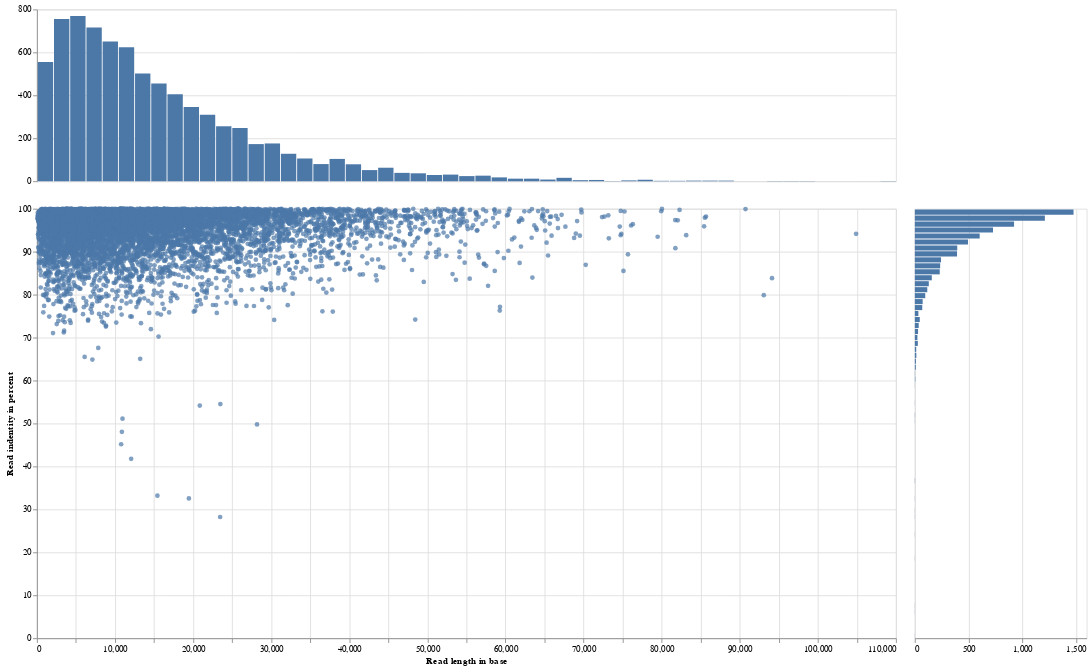

Notebook code for this chart:
### Markdown cell above
### Read quality

[FiltLong graph](https://github.com/rrwick/Filtlong#example-commands-detailed)

### Code cell
from cocktail import filter

df = filter.dataframe()

filter.figure("bacteria", 15, 9)

### Figure 1 — Vega-Lite specification as saved in the notebook (floating-point values rounded to 4 significant figures; data arrays with more than 128 entries replaced by an {"elided": "..."} marker saying what was removed)
{"config": {"view": {"continuousWidth": 400, "continuousHeight": 300}}, "vconcat": [{"mark": "bar", "encoding": {"x": {"type": "quantitative", "axis": null, "bin": {"maxbins": 100}, "field": "length"}, "y": {"type": "quantitative", "aggregate": "count", "axis": {"title": null}}}, "height": 200, "width": 1000}, {"hconcat": [{"mark": "circle", "encoding": {"x": {"type": "quantitative", "axis": {"title": "Read length in base"}, "field": "length"}, "y": {"type": "quantitative", "axis": {"title": "Read indentity in percent"}, "field": "identity"}}, "height": 500, "width": 1000}, {"mark": "bar", "encoding": {"x": {"type": "quantitative", "aggregate": "count", "axis": {"title": null}}, "y": {"type": "quantitative", "axis": null, "bin": {"maxbins": 100}, "field": "identity"}}, "height": 500, "width": 200}]}], "data": {"name": "data-e955318b27056843ee2a75e6839c50d2"}, "$schema": "https://vega.github.io/schema/vega-lite/v4.8.1.json", "datasets": {"data-e955318b27056843ee2a75e6839c50d2": {"elided": "7847 records"}}}
